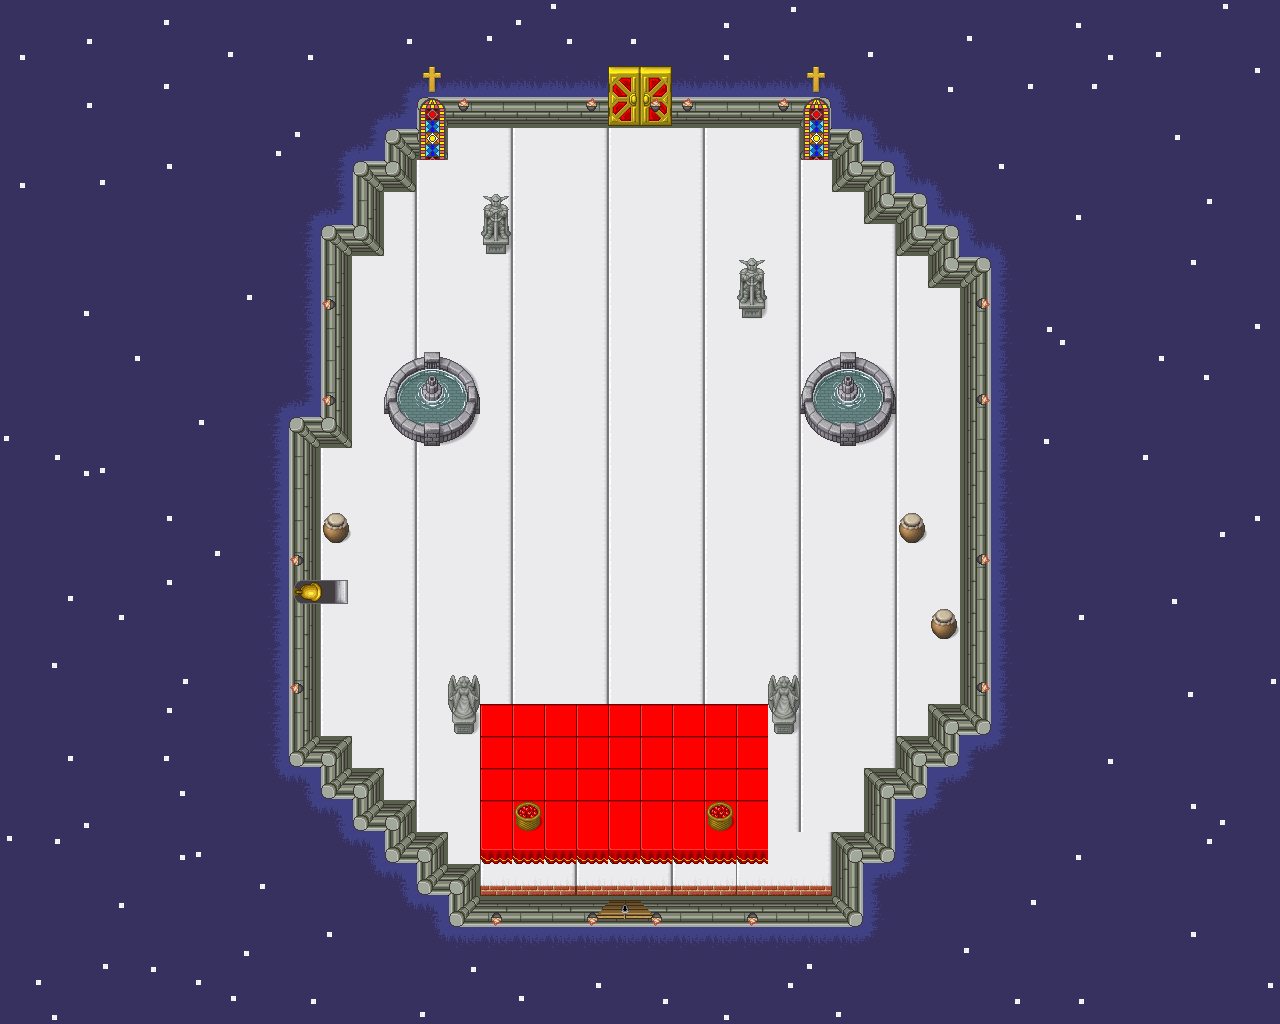

This is a level from a 2D game, rendered from its Tiled map with the project's own tilesets. A one-line summary and the map file follow, with tile-layer data summarised:
An orthogonal 40x32 tile map with 32x32 px tiles, 5 tile layers (Fundo est, Piso, Fundo, Porta, ...), 5 tilesets and 40 objects (35x Parede, Porta_IX, Porta_II, X, Player, ...).

<map version="1.10" tiledversion="1.10.2" orientation="orthogonal" renderorder="right-down" width="40" height="32" tilewidth="32" tileheight="32" infinite="0" nextlayerid="11" nextobjectid="43">
 <tileset firstgid="1" source="Fundo.tsx" />
 <tileset firstgid="53" source="tileset_complet.tsx" />
 <tileset firstgid="134" source="Fundo_anm.tsx" />
 <tileset firstgid="186" source="tileset_complet_anm.tsx" />
 <tileset firstgid="267" source="tileset_pipoya1.tsx" />
 <objectgroup id="6" name="Paredes">
  <object id="1" name="Parede" x="416" y="96" width="416" height="32">
   <properties>
    <property name="Collision" type="bool" value="true" />
   </properties>
  </object>
  <object id="2" name="Parede" x="800" y="128" width="64" height="32">
   <properties>
    <property name="Collision" type="bool" value="true" />
   </properties>
  </object>
  <object id="3" name="Parede" x="832" y="160" width="64" height="32">
   <properties>
    <property name="Collision" type="bool" value="true" />
   </properties>
  </object>
  <object id="4" name="Parede" x="864" y="192" width="64" height="32">
   <properties>
    <property name="Collision" type="bool" value="true" />
   </properties>
  </object>
  <object id="5" name="Parede" x="896" y="224" width="64" height="32">
   <properties>
    <property name="Collision" type="bool" value="true" />
   </properties>
  </object>
  <object id="6" name="Parede" x="928" y="256" width="64" height="32">
   <properties>
    <property name="Collision" type="bool" value="true" />
   </properties>
  </object>
  <object id="7" name="Parede" x="960" y="288" width="32" height="448">
   <properties>
    <property name="Collision" type="bool" value="true" />
   </properties>
  </object>
  <object id="8" name="Parede" x="928" y="704" width="32" height="64">
   <properties>
    <property name="Collision" type="bool" value="true" />
   </properties>
  </object>
  <object id="9" name="Parede" x="896" y="736" width="32" height="64">
   <properties>
    <property name="Collision" type="bool" value="true" />
   </properties>
  </object>
  <object id="10" name="Parede" x="864" y="768" width="32" height="96">
   <properties>
    <property name="Collision" type="bool" value="true" />
   </properties>
  </object>
  <object id="11" name="Parede" x="832" y="832" width="32" height="96">
   <properties>
    <property name="Collision" type="bool" value="true" />
   </properties>
  </object>
  <object id="12" name="Parede" x="448" y="896" width="384" height="32">
   <properties>
    <property name="Collision" type="bool" value="true" />
   </properties>
  </object>
  <object id="13" name="Parede" x="416" y="864" width="64" height="32">
   <properties>
    <property name="Collision" type="bool" value="true" />
   </properties>
  </object>
  <object id="14" name="Parede" x="384" y="832" width="64" height="32">
   <properties>
    <property name="Collision" type="bool" value="true" />
   </properties>
  </object>
  <object id="15" name="Parede" x="352" y="800" width="64" height="32">
   <properties>
    <property name="Collision" type="bool" value="true" />
   </properties>
  </object>
  <object id="16" name="Parede" x="320" y="768" width="64" height="32">
   <properties>
    <property name="Collision" type="bool" value="true" />
   </properties>
  </object>
  <object id="17" name="Parede" x="288" y="736" width="64" height="32">
   <properties>
    <property name="Collision" type="bool" value="true" />
   </properties>
  </object>
  <object id="18" name="Parede" x="288" y="416" width="32" height="320">
   <properties>
    <property name="Collision" type="bool" value="true" />
   </properties>
  </object>
  <object id="19" name="Parede" x="320" y="224" width="32" height="224">
   <properties>
    <property name="Collision" type="bool" value="true" />
   </properties>
  </object>
  <object id="20" name="Parede" x="352" y="160" width="32" height="96">
   <properties>
    <property name="Collision" type="bool" value="true" />
   </properties>
  </object>
  <object id="21" name="Parede" x="384" y="128" width="32" height="64">
   <properties>
    <property name="Collision" type="bool" value="true" />
   </properties>
  </object>
  <object id="22" name="Parede" x="416" y="128" width="32" height="32">
   <properties>
    <property name="Collision" type="bool" value="true" />
   </properties>
  </object>
  <object id="27" name="Parede" x="608" y="192" width="32" height="64">
   <properties>
    <property name="Collision" type="bool" value="true" />
   </properties>
  </object>
  <object id="29" name="Parede" x="448" y="672" width="32" height="64" />
  <object id="32" name="Parede" x="768" y="672" width="32" height="64" />
  <object id="33" name="Parede" x="320" y="512" width="32" height="32" />
  <object id="34" name="Parede" x="288" y="576" width="64" height="32" />
  <object id="35" name="Parede" x="512" y="800" width="32" height="32" />
  <object id="36" name="Parede" x="704" y="800" width="32" height="32" />
  <object id="37" name="Parede" x="928" y="608" width="32" height="32" />
  <object id="38" name="Parede" x="896" y="512" width="32" height="32" />
  <object id="39" name="Parede" x="800" y="352" width="96" height="96" />
  <object id="40" name="Parede" x="384" y="352" width="96" height="96" />
  <object id="41" name="Parede" x="480" y="192" width="32" height="64" />
  <object id="42" name="Parede" x="736" y="256" width="32" height="64" />
 </objectgroup>
 <objectgroup id="7" name="Portas">
  <object id="23" name="Porta_IX" x="576" y="96" width="96" height="128">
   <properties>
    <property name="porta" type="bool" value="true" />
   </properties>
  </object>
  <object id="24" name="Porta_II" x="576" y="864" width="96" height="64">
   <properties>
    <property name="porta" type="bool" value="true" />
   </properties>
  </object>
 </objectgroup>
 <objectgroup id="9" name="Pontos">
  <object id="25" name="X" x="623.272" y="252.975">
   <point />
  </object>
  <object id="26" name="Player" x="624.495" y="809.585">
   <point />
  </object>
 </objectgroup>
 <objectgroup id="10" name="Inimigos">
  <object id="28" name="Inimigo X" x="544" y="96" width="160" height="224">
   <properties>
    <property name="Interagir" type="bool" value="true" />
   </properties>
  </object>
 </objectgroup>
 <layer id="1" name="Fundo est" width="40" height="32" locked="1">
  <data>[1280 cells, 1280 non-empty, 1 distinct tile ids]</data>
 </layer>
 <layer id="2" name="Piso" width="40" height="32">
  <data>[1280 cells, 1280 non-empty, 19 distinct tile ids]</data>
 </layer>
 <layer id="3" name="Fundo" width="40" height="32">
  <data>[1280 cells, 206 non-empty, 8 distinct tile ids]</data>
 </layer>
 <layer id="4" name="Porta" width="40" height="32">
  <data>[1280 cells, 85 non-empty, 24 distinct tile ids]</data>
 </layer>
 <layer id="5" name="Tocha" width="40" height="32">
  <data>[1280 cells, 19 non-empty, 2 distinct tile ids]</data>
 </layer>
</map>
